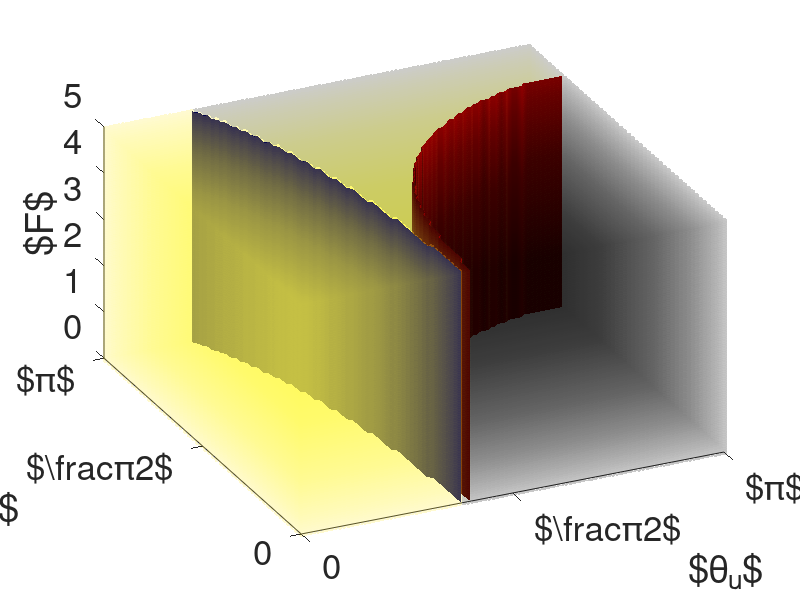

MATLAB code for this plot: (Note: this script raises an error after producing the figure.)
clear all
close all
clc

r_u=1;
r_v=2;
G=5;
alpha = 0.02;
n=100;
[theta_u,theta_v,F]=meshgrid(linspace(0,pi,n),linspace(0,pi,n),linspace(0,G,100));

f1=(6.*r_v+8.*cos(theta_v)).*cos(theta_u)-6.*cos(theta_v).*r_u;
f1lin=(-3.*r_v-4).*theta_u.^2+(-4+3.*r_u).*theta_v.^2-6.*r_u+6.*r_v+8;
f2=sqrt((3.*r_v+4.*cos(theta_v)).*cos(theta_u)-3.*r_u.*cos(theta_v)).*sqrt(r_u).*sqrt(r_v).*sqrt(G-F)-r_u.*F.*cos(theta_u)+r_v.*cos(theta_v)+(1/4.*(3.*F+3.*G)).*r_u.^2+3/2.*(r_v.^2);
f2lin=-3/4.*((((-F-G).*r_u.^2-(2/3.*F).*(theta_u.^2-2).*r_u-(2.*(-(1/3).*theta_v.^2+r_v+2/3)).*r_v).*sqrt(3.*r_v+4-3.*r_u)+sqrt(G-F).*((-theta_v.^2+4).*sqrt(r_v).*r_u.^(3/2)+sqrt(r_u).*((theta_u.^2-4).*r_v.^(3/2)+(4/3.*sqrt(r_v)).*(theta_u.^2+theta_v.^2-4))))/sqrt(3.*r_v+4-3.*r_u));

g1=double(f1>0);
g1lin=double(f1lin>0);
g2=double(f2<0);
g2lin=double(f2lin<0);
h1=g1;
h1lin=g1lin;
h2=g2;
h2lin=g2lin;

h1(h1==0)=nan;
h1lin(h1lin==0)=nan;
h2(h2==0)=nan;
h2lin(h2lin==0)=nan;


s1=isosurface(theta_u,theta_v,F,g1);
hold on
s2=isosurface(theta_u,theta_v,F,g1lin);
p1 = patch(s1);
set(p1,'FaceColor',[1 0 0]);  
set(p1,'EdgeColor','none');
p2 = patch(s2);
set(p2,'FaceColor',[0 0 1]);  
set(p2,'EdgeColor','none');


h=scatter3(theta_u(1:2:end),theta_v(1:2:end),F(1:2:end),20,h1(1:2:end),'filled');
set(h, 'MarkerEdgeAlpha', alpha, 'MarkerFaceAlpha', alpha)
h=scatter3(theta_u(1:2:end),theta_v(1:2:end),F(1:2:end),20,h1lin(1:2:end),'filled');
set(h, 'MarkerEdgeAlpha', alpha, 'MarkerFaceAlpha', alpha*10)


xlabel('$\theta_u$')
ylabel('$\theta_v$')
zlabel('$F$')
view([150 40])
view([-25 40])
set(gca,'fontsize',25)
axis tight
camlight;
lighting gouraud;
xticks([0:pi/2:pi])
yticks([0:pi/2:pi])
xticklabels({0,'$\frac{\pi}{2}$','$\pi$'})
yticklabels({0,'$\frac{\pi}{2}$','$\pi$'})


figure

s3=isosurface(theta_u,theta_v,F,g2);
hold on
s4=isosurface(theta_u,theta_v,F,g2lin);

p3 = patch(s3);
set(p3,'FaceColor',[0 0 1]);  
set(p3,'EdgeColor','none');
p4 = patch(s4);
set(p4,'FaceColor',[0 0 0]);  
set(p4,'EdgeColor','none');

h=scatter3(theta_u(1:2:end),theta_v(1:2:end),F(1:2:end),20,h2(1:2:end),'filled');
%,'MarkerFaceColor',[1 0 0]);
set(h, 'MarkerEdgeAlpha', alpha, 'MarkerFaceAlpha', alpha)
h=scatter3(theta_u(1:2:end),theta_v(1:2:end),F(1:2:end),20,h2lin(1:2:end),'filled');
set(h, 'MarkerEdgeAlpha', alpha, 'MarkerFaceAlpha', alpha*10)


xlabel('$\theta_u$')
ylabel('$\theta_v$')
zlabel('$F$')
view([150 40])
view([-25 40])
set(gca,'fontsize',25)
axis tight
camlight;
lighting gouraud;
xticks([0:pi/2:pi])
yticks([0:pi/2:pi])
xticklabels({0,'$\frac{\pi}{2}$','$\pi$'})
yticklabels({0,'$\frac{\pi}{2}$','$\pi$'})


% end
% export_fig(['./Latex/Pictures/Instability_movement_region_ru_',num2str(r_u),'_.png'],'-r300')
% pause(1)
